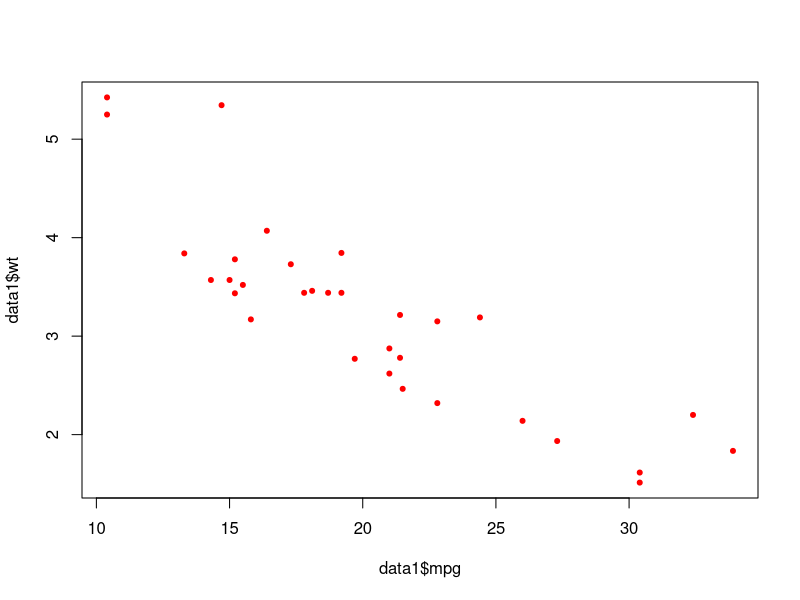

Generate this figure with R:
## ---- chunk 1
knitr::opts_chunk$set(echo = TRUE)
## ---- chunk 2
rm(list=ls())
Mgd<-function(x1,x2,y,m1,m2,c,alpha,gamma,iter){
 iterations=0
 Lf<-0
 u_m1<-0
 u_m2<-0
 u_c<-0
 while(iterations<=iter){
 y_pred<-m1*x1+m2*x2+c
 Lf_new<-0.5*sum((y_pred-y)^2)
 nu_m1<-gamma*u_m1+alpha*sum((y_pred-y)*x1)
 nu_m2<-gamma*u_m2+alpha*sum((y_pred-y)*x2)
 nu_c<-gamma*u_c+alpha*sum(y_pred-y)
 m1<-m1-nu_m1
 m2<-m2-nu_m2
 c<-c-nu_c
 u_m1<-nu_m1
 u_m2<-nu_m2
 u_c<-nu_c
 Lf<-Lf_new
 iterations=iterations+1
 }
 return(paste("optimal intercept:",c,"optimatl slope:",m1,m2,"Loss
funciton:",Lf,"iterations:",iterations))
}
data1<-mtcars
plot(data1$mpg,data1$wt,col="red",pch=20)
Mgd(data1$wt,data1$hp,data1$mpg,-0.2,-0.2,32,0.000002,0,1000000)
lr<-lm(data1$mpg~data1$hp+data1$wt)
lr
